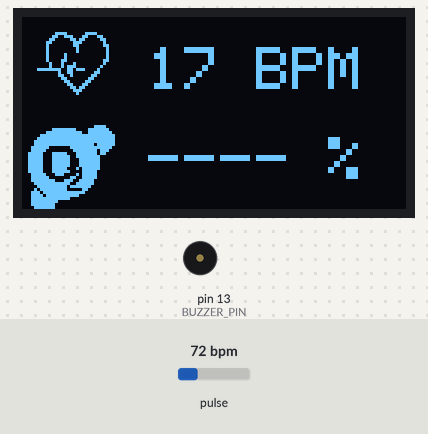
A sketch run on a simulated Arduino Uno, built with avr-gcc and run on an emulated ATmega328P. Shown: 128×64 one-colour display, buzzer (waves = sounding). The inputs (shaded band) are chosen by the test bench; at power-on: pulse 72 bpm. What the sketch prints to the serial monitor is not drawn.

Above: at 1.2 s.
1.3 s: pulse set to 42 bpm
At 4.2 s:
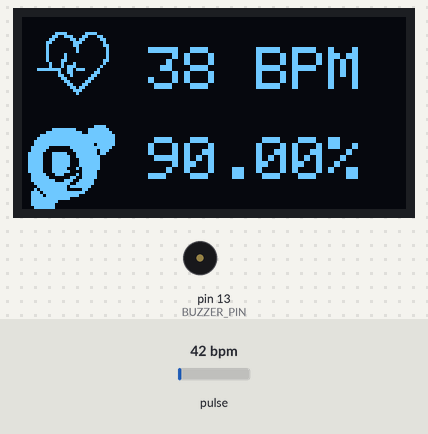
4.3 s: pulse set to 100 bpm
At 7.2 s:
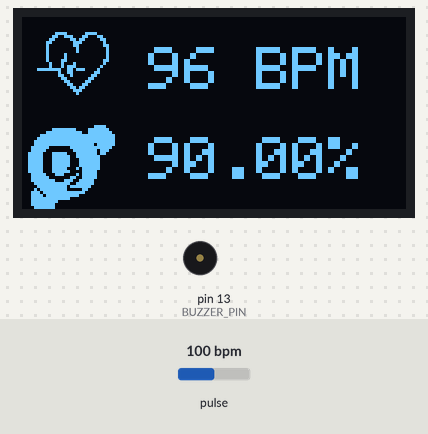
7.3 s: pulse set to 70 bpm
At 8.5 s:
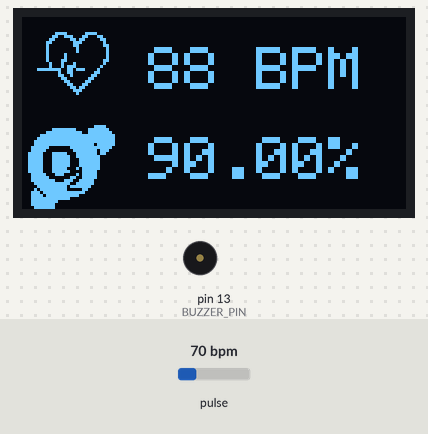
Timing chart, 0 to 16.1 s (numbered marks = the images above; inputs shaded):
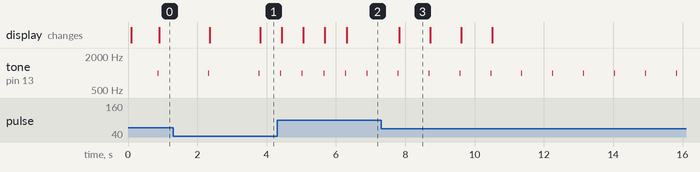

The sketch:

BPM_SPO2.ino
```cpp
#include <Adafruit_GFX.h>
#include <Adafruit_SSD1306.h>
#include "MAX30105.h"
#include "heartRate.h"

MAX30105 particleSensor;

// ================== OLED ==================
#define SCREEN_WIDTH 128
#define SCREEN_HEIGHT 64
#define OLED_RESET -1
Adafruit_SSD1306 display(SCREEN_WIDTH, SCREEN_HEIGHT, &Wire, OLED_RESET);

// ================== BUZZER ==================
#define BUZZER_PIN 13

// ================== HEART RATE ==================
const byte RATE_SIZE = 4;
byte rates[RATE_SIZE];
byte rateSpot = 0;
long lastBeat = 0;
int beatAvg = 0;

// ================== SPO2 ==================
double avered = 0, aveir = 0;
double sumirrms = 0, sumredrms = 0;
double SpO2 = 0, ESpO2 = 90.0;

const double FSpO2 = 0.7;
const double frate = 0.95;

int sampleCount = 0;
const int Num = 30;

#define FINGER_ON 7000
#define MINIMUM_SPO2 90.0

// ================== ICONS ==================
static const unsigned char PROGMEM heartSmall[] = {
  0x03,0xC0,0xF0,0x06,0x71,0x8C,0x0C,0x1B,
  0x06,0x18,0x0E,0x02,0x10,0x0C,0x03,0x10,
  0x04,0x01,0x10,0x04,0x01,0x10,0x40,0x01,
  0x10,0x40,0x01,0x10,0xC0,0x03,0x08,0x88,
  0x02,0x08,0xB8,0x04,0xFF,0x37,0x08,0x01,
  0x30,0x18,0x01,0x90,0x30,0x00,0xC0,0x60,
  0x00,0x60,0xC0,0x00,0x31,0x80,0x00,0x1B,
  0x00,0x00,0x0E,0x00,0x00,0x04,0x00
};

static const unsigned char PROGMEM O2_icon[] = {
  0x00,0x00,0x00,0x00,0x00,0x00,0x00,0xf0,
  0x00,0x3f,0xc3,0xf8,0x00,0xff,0xf3,0xfc,
  0x03,0xff,0xff,0xfe,0x07,0xff,0xff,0xfe,
  0x0f,0xff,0xff,0xfe,0x0f,0xff,0xff,0x7e,
  0x1f,0x80,0xff,0xfc,0x1f,0x00,0x7f,0xb8,
  0x3e,0x3e,0x3f,0xb0,0x3e,0x3f,0x3f,0xc0,
  0x3e,0x3f,0x1f,0xc0,0x3e,0x3f,0x1f,0xc0,
  0x3e,0x3f,0x1f,0xc0,0x3e,0x3e,0x2f,0xc0,
  0x3e,0x3f,0x0f,0x80,0x1f,0x1c,0x2f,0x80,
  0x1f,0x80,0xcf,0x80,0x1f,0xe3,0x9f,0x00,
  0x0f,0xff,0x3f,0x00,0x07,0xfe,0xfe,0x00,
  0x0b,0xfe,0x0c,0x00,0x1d,0xff,0xf8,0x00,
  0x1e,0xff,0xe0,0x00,0x1f,0xff,0x00,0x00,
  0x1f,0xf0,0x00,0x00,0x1f,0xe0,0x00,0x00,
  0x0f,0xe0,0x00,0x00,0x07,0x80,0x00,0x00
};

// ================== FUNCTIONS ==================

void resetValues() {
  for (byte i = 0; i < RATE_SIZE; i++) rates[i] = 0;
  rateSpot = 0;
  beatAvg = 0;
  lastBeat = 0;

  avered = aveir = 0;
  sumirrms = sumredrms = 0;
  SpO2 = 0;
  ESpO2 = 90.0;
}

void drawDisplay() {
  display.clearDisplay();

  // Heart
  display.drawBitmap(5, 5, heartSmall, 24, 21, WHITE);
  display.setTextSize(2);
  display.setCursor(42, 10);
  display.print(beatAvg);
  display.println(" BPM");

  // SpO2
  display.drawBitmap(0, 35, O2_icon, 32, 32, WHITE);
  display.setCursor(42, 40);

  if (beatAvg > 30) display.print(String(ESpO2) + "%");
  else display.print("---- %");

  display.display();
}

// ================== SETUP ==================

void setup() {
  Serial.begin(115200);

  display.begin(SSD1306_SWITCHCAPVCC, 0x3C);
  display.clearDisplay();
  display.display();

  if (!particleSensor.begin(Wire, I2C_SPEED_FAST)) {
    Serial.println("MAX30102 not found!");
    while (1);
  }

  particleSensor.setup(127, 4, 2, 800, 215, 16384);
  particleSensor.setPulseAmplitudeRed(0x0A);
  particleSensor.setPulseAmplitudeGreen(0);
}

// ================== LOOP ==================

void loop() {
  long irValue = particleSensor.getIR();

  if (irValue < FINGER_ON) {
    resetValues();

    display.clearDisplay();
    display.setTextSize(2);
    display.setCursor(30, 10);
    display.println("Finger");
    display.setCursor(30, 35);
    display.println("Please");
    display.display();

    noTone(BUZZER_PIN);
    return;
  }

  // ================= HEART RATE =================
  if (checkForBeat(irValue)) {
    long delta = millis() - lastBeat;
    lastBeat = millis();

    float bpm = 60 / (delta / 1000.0);

    if (bpm > 20 && bpm < 255) {
      rates[rateSpot++] = (byte)bpm;
      rateSpot %= RATE_SIZE;

      beatAvg = 0;
      for (byte i = 0; i < RATE_SIZE; i++) beatAvg += rates[i];
      beatAvg /= RATE_SIZE;
    }

    tone(BUZZER_PIN, 1000);
    delay(10);
    noTone(BUZZER_PIN);
  }

  // ================= SPO2 =================
  particleSensor.check();

  if (particleSensor.available()) {
    double ir = particleSensor.getFIFOIR();
    double red = particleSensor.getFIFORed();

    aveir = aveir * frate + ir * (1.0 - frate);
    avered = avered * frate + red * (1.0 - frate);

    sumirrms += (ir - aveir) * (ir - aveir);
    sumredrms += (red - avered) * (red - avered);

    sampleCount++;

    if (sampleCount % Num == 0) {
      double R = (sqrt(sumirrms) / aveir) / (sqrt(sumredrms) / avered);
      SpO2 = -23.3 * (R - 0.4) + 100;

      ESpO2 = FSpO2 * ESpO2 + (1.0 - FSpO2) * SpO2;

      if (ESpO2 > 100) ESpO2 = 99.9;
      if (ESpO2 < MINIMUM_SPO2) ESpO2 = MINIMUM_SPO2;

      sumirrms = sumredrms = 0;
    }

    particleSensor.nextSample();
  }

  // ================= OUTPUT =================
  Serial.print("BPM: ");
  Serial.print(beatAvg);
  Serial.print("  SpO2: ");
  Serial.println(ESpO2);

  drawDisplay();
}
```

Measured:
- after the input at 1.3 s, tone on pin 13 (BUZZER_PIN): alternates 1000 Hz for 0.01 s and silent for 1.4 s, starting after 1.0 s
- after the input at 4.3 s, tone on pin 13 (BUZZER_PIN): alternates 1000 Hz for 0.01 s and silent for 0.61 s, starting after 0.09 s
- after the input at 7.3 s, tone on pin 13 (BUZZER_PIN): alternates 1000 Hz for 0.01 s and silent for 0.88 s, starting after 0.48 s; the display: changes after 0.52 s (image 3)
- what the display in image 3 shows lasts 0.9 s, from 7.8 s to 8.7 s
